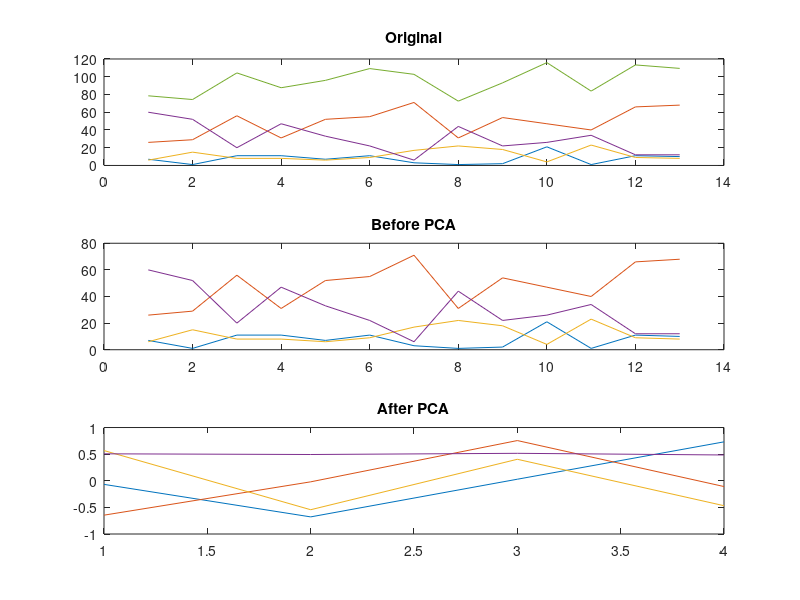

MATLAB code to generate this figure:
load hald
coeff = pca(ingredients);
ingredients
coeff
subplot(3,1,1)
plot(hald); title('Original');
subplot(3,1,2)
plot(ingredients); title('Before PCA');
subplot(3,1,3)
plot(coeff); title('After PCA');
